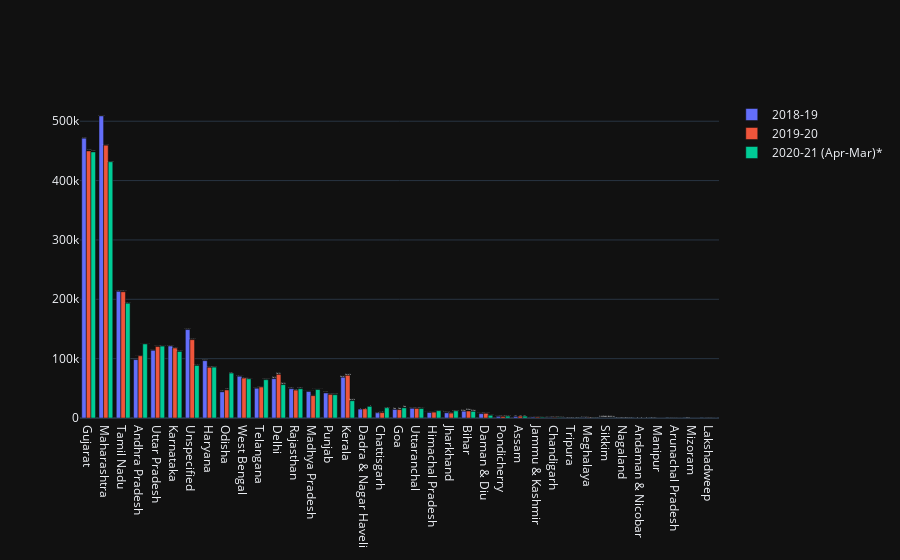

Write notebook code for a chart like this one.
### Code cell
trace1 = go.Bar(
                x = state_wise_export['States'],
                y = state_wise_export['2018-19'],
                name="2018-19",
                text = state_wise_export['States']
)
trace2 = go.Bar(
                x = state_wise_export['States'],
                y = state_wise_export['2019-20'],
                name="2019-20",
                text = state_wise_export['States']
)
trace3 = go.Bar(
                x = state_wise_export['States'],
                y = state_wise_export['2020-21 (Apr-Mar)*'],
                name="2020-21 (Apr-Mar)*",
                text = state_wise_export['States']
)
data = [trace1, trace2,trace3]
layout = go.Layout(barmode = "group")
state_wise_plot= go.Figure(data=data, layout=layout)
iplot(state_wise_plot)

### Figure 1 — Plotly figure (JSON) as saved in the notebook; plotly's stock layout.template omitted (floating-point values rounded to 4 significant figures)
{"data": [{"name": "2018-19", "text": ["Gujarat", "Maharashtra", "Tamil Nadu", "Andhra Pradesh", "Uttar Pradesh", "Karnataka", "Unspecified", "Haryana", "Odisha", "West Bengal", "Telangana", "Delhi", "Rajasthan", "Madhya Pradesh", "Punjab", "Kerala", "Dadra & Nagar Haveli", "Chattisgarh", "Goa", "Uttaranchal", "Himachal Pradesh", "Jharkhand", "Bihar", "Daman & Diu", "Pondicherry", "Assam", "Jammu & Kashmir", "Chandigarh", "Tripura", "Meghalaya", "Sikkim", "Nagaland", "Andaman & Nicobar", "Manipur", "Arunachal Pradesh", "Mizoram", "Lakshadweep"], "type": "bar", "x": ["Gujarat", "Maharashtra", "Tamil Nadu", "Andhra Pradesh", "Uttar Pradesh", "Karnataka", "Unspecified", "Haryana", "Odisha", "West Bengal", "Telangana", "Delhi", "Rajasthan", "Madhya Pradesh", "Punjab", "Kerala", "Dadra & Nagar Haveli", "Chattisgarh", "Goa", "Uttaranchal", "Himachal Pradesh", "Jharkhand", "Bihar", "Daman & Diu", "Pondicherry", "Assam", "Jammu & Kashmir", "Chandigarh", "Tripura", "Meghalaya", "Sikkim", "Nagaland", "Andaman & Nicobar", "Manipur", "Arunachal Pradesh", "Mizoram", "Lakshadweep"], "y": [471400.0, 509000.0, 213400.0, 98410.0, 114000.0, 121300.0, 149000.0, 96570.0, 44120.0, 70300.0, 50100.0, 66250.0, 49350.0, 44640.0, 42190.0, 68620.0, 14980.0, 8709.0, 14440.0, 16280.0, 9255.0, 8767.0, 11470.0, 7368.0, 2747.0, 2597.0, 1373.0, 502.4, 12.02, 376.4, 55.45, 19.35, 27.48, 18.24, 16.0, 9.732, 2.839]}, {"name": "2019-20", "text": ["Gujarat", "Maharashtra", "Tamil Nadu", "Andhra Pradesh", "Uttar Pradesh", "Karnataka", "Unspecified", "Haryana", "Odisha", "West Bengal", "Telangana", "Delhi", "Rajasthan", "Madhya Pradesh", "Punjab", "Kerala", "Dadra & Nagar Haveli", "Chattisgarh", "Goa", "Uttaranchal", "Himachal Pradesh", "Jharkhand", "Bihar", "Daman & Diu", "Pondicherry", "Assam", "Jammu & Kashmir", "Chandigarh", "Tripura", "Meghalaya", "Sikkim", "Nagaland", "Andaman & Nicobar", "Manipur", "Arunachal Pradesh", "Mizoram", "Lakshadweep"], "type": "bar", "x": ["Gujarat", "Maharashtra", "Tamil Nadu", "Andhra Pradesh", "Uttar Pradesh", "Karnataka", "Unspecified", "Haryana", "Odisha", "West Bengal", "Telangana", "Delhi", "Rajasthan", "Madhya Pradesh", "Punjab", "Kerala", "Dadra & Nagar Haveli", "Chattisgarh", "Goa", "Uttaranchal", "Himachal Pradesh", "Jharkhand", "Bihar", "Daman & Diu", "Pondicherry", "Assam", "Jammu & Kashmir", "Chandigarh", "Tripura", "Meghalaya", "Sikkim", "Nagaland", "Andaman & Nicobar", "Manipur", "Arunachal Pradesh", "Mizoram", "Lakshadweep"], "y": [450000.0, 459600.0, 212700.0, 104800.0, 120400.0, 117900.0, 132000.0, 85390.0, 47240.0, 67240.0, 52170.0, 73460.0, 47030.0, 37690.0, 39780.0, 71870.0, 15430.0, 9068.0, 14160.0, 16090.0, 9882.0, 8291.0, 11760.0, 7863.0, 2596.0, 3099.0, 1331.0, 542.1, 12.57, 332.4, 70.05, 40.39, 9.183, 6.634, 10.98, 4.091, 18.19]}, {"name": "2020-21 (Apr-Mar)*", "text": ["Gujarat", "Maharashtra", "Tamil Nadu", "Andhra Pradesh", "Uttar Pradesh", "Karnataka", "Unspecified", "Haryana", "Odisha", "West Bengal", "Telangana", "Delhi", "Rajasthan", "Madhya Pradesh", "Punjab", "Kerala", "Dadra & Nagar Haveli", "Chattisgarh", "Goa", "Uttaranchal", "Himachal Pradesh", "Jharkhand", "Bihar", "Daman & Diu", "Pondicherry", "Assam", "Jammu & Kashmir", "Chandigarh", "Tripura", "Meghalaya", "Sikkim", "Nagaland", "Andaman & Nicobar", "Manipur", "Arunachal Pradesh", "Mizoram", "Lakshadweep"], "type": "bar", "x": ["Gujarat", "Maharashtra", "Tamil Nadu", "Andhra Pradesh", "Uttar Pradesh", "Karnataka", "Unspecified", "Haryana", "Odisha", "West Bengal", "Telangana", "Delhi", "Rajasthan", "Madhya Pradesh", "Punjab", "Kerala", "Dadra & Nagar Haveli", "Chattisgarh", "Goa", "Uttaranchal", "Himachal Pradesh", "Jharkhand", "Bihar", "Daman & Diu", "Pondicherry", "Assam", "Jammu & Kashmir", "Chandigarh", "Tripura", "Meghalaya", "Sikkim", "Nagaland", "Andaman & Nicobar", "Manipur", "Arunachal Pradesh", "Mizoram", "Lakshadweep"], "y": [448300.0, 431700.0, 193300.0, 124700.0, 121100.0, 112100.0, 88490.0, 85730.0, 75720.0, 66010.0, 64540.0, 56240.0, 49230.0, 47960.0, 39230.0, 29160.0, 19550.0, 17200.0, 17100.0, 15920.0, 12310.0, 12070.0, 11190.0, 4600.0, 3118.0, 3075.0, 1180.0, 558.9, 83.01, 78.0, 69.56, 44.67, 13.95, 7.001, 3.684, 3.266, 1.197]}], "layout": {"barmode": "group"}}
